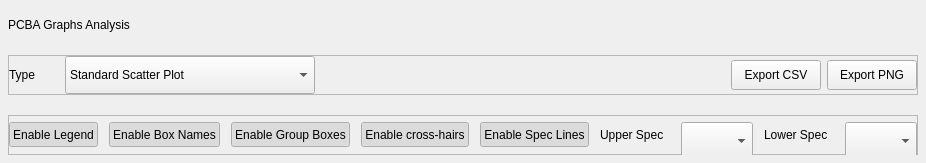
           <widget class="QFrame" name="mainFrame">
            <layout class="QVBoxLayout" name="mainFrameLayout">
             <property name="spacing">
              <number>10</number>
             </property>
             <property name="leftMargin">
              <number>8</number>
             </property>
             <property name="topMargin">
              <number>5</number>
             </property>
             <property name="rightMargin">
              <number>8</number>
             </property>
             <property name="bottomMargin">
              <number>8</number>
             </property>
             <item>
              <widget class="QLabel" name="graph_page_title">
               <property name="minimumSize">
                <size>
                 <width>0</width>
                 <height>40</height>
                </size>
               </property>
               <property name="maximumSize">
                <size>
                 <width>16777215</width>
                 <height>40</height>
                </size>
               </property>
               <property name="text">
                <string>PCBA Graphs Analysis</string>
               </property>
               <property name="class" stdset="0">
                <string>heading-1</string>
               </property>
              </widget>
             </item>
             <item>
              <widget class="QFrame" name="frame_4">
               <property name="minimumSize">
                <size>
                 <width>0</width>
                 <height>30</height>
                </size>
               </property>
               <property name="maximumSize">
                <size>
                 <width>16777215</width>
                 <height>40</height>
                </size>
               </property>
               <property name="frameShape">
                <enum>QFrame::StyledPanel</enum>
               </property>
               <property name="frameShadow">
                <enum>QFrame::Raised</enum>
               </property>
               <layout class="QHBoxLayout" name="horizontalLayout_4">
                <property name="leftMargin">
                 <number>0</number>
                </property>
                <property name="topMargin">
                 <number>0</number>
                </property>
                <property name="rightMargin">
                 <number>0</number>
                </property>
                <property name="bottomMargin">
                 <number>0</number>
                </property>
                <item>
                 <widget class="QLabel" name="section-header_20">
                  <property name="sizePolicy">
                   <sizepolicy hsizetype="Fixed" vsizetype="Fixed">
                    <horstretch>0</horstretch>
                    <verstretch>0</verstretch>
                   </sizepolicy>
                  </property>
                  <property name="maximumSize">
                   <size>
                    <width>50</width>
                    <height>16777215</height>
                   </size>
                  </property>
                  <property name="text">
                   <string>Type</string>
                  </property>
                  <property name="class" stdset="0">
                   <string>heading-3</string>
                  </property>
                 </widget>
                </item>
                <item alignment="Qt::AlignLeft">
                 <widget class="QComboBox" name="display_graph_type_comboBox">
                  <property name="minimumSize">
                   <size>
                    <width>250</width>
                    <height>38</height>
                   </size>
                  </property>
                  <property name="maximumSize">
                   <size>
                    <width>250</width>
                    <height>38</height>
                   </size>
                  </property>
                  <property name="editable">
                   <bool>false</bool>
                  </property>
                  <item>
                   <property name="text">
                    <string>Standard Scatter Plot</string>
                   </property>
                  </item>
                  <item>
                   <property name="text">
                    <string>Line Plot</string>
                   </property>
                  </item>
                  <item>
                   <property name="text">
                    <string>Histogram Plot</string>
                   </property>
                  </item>
                 </widget>
                </item>
                <item>
                 <widget class="QPushButton" name="exportCsvButton">
                  <property name="minimumSize">
                   <size>
                    <width>90</width>
                    <height>30</height>
                   </size>
                  </property>
                  <property name="maximumSize">
                   <size>
                    <width>90</width>
                    <height>30</height>
                   </size>
                  </property>
                  <property name="text">
                   <string>Export CSV</string>
                  </property>
                  <property name="autoRepeatInterval">
                   <number>100</number>
                  </property>
                  <property name="class" stdset="0">
                   <string>btn-primary</string>
                  </property>
                 </widget>
                </item>
                <item>
                 <widget class="QPushButton" name="exportPngButton">
                  <property name="minimumSize">
                   <size>
                    <width>90</width>
                    <height>30</height>
                   </size>
                  </property>
                  <property name="maximumSize">
                   <size>
                    <width>90</width>
                    <height>30</height>
                   </size>
                  </property>
                  <property name="text">
                   <string>Export PNG</string>
                  </property>
                  <property name="class" stdset="0">
                   <string>btn-primary</string>
                  </property>
                 </widget>
                </item>
               </layout>
              </widget>
             </item>
             <item>
              <widget class="QWidget" name="plot1Placeholder" native="true">
               <property name="sizePolicy">
                <sizepolicy hsizetype="Expanding" vsizetype="Expanding">
                 <horstretch>0</horstretch>
                 <verstretch>0</verstretch>
                </sizepolicy>
               </property>
               <property name="styleSheet">
                <string notr="true">background-color: rgba(0, 0, 0, 0.2); border-radius: 8px;</string>
               </property>
              </widget>
             </item>
             <item>
              <widget class="QFrame" name="frame_13">
               <property name="maximumSize">
                <size>
                 <width>16777215</width>
                 <height>200</height>
                </size>
               </property>
               <property name="frameShape">
                <enum>QFrame::StyledPanel</enum>
               </property>
               <property name="frameShadow">
                <enum>QFrame::Raised</enum>
               </property>
               <layout class="QGridLayout" name="gridLayout_5">
                <property name="leftMargin">
                 <number>0</number>
                </property>
                <property name="topMargin">
                 <number>0</number>
                </property>
                <property name="rightMargin">
                 <number>0</number>
                </property>
                <property name="bottomMargin">
                 <number>0</number>
                </property>
                <property name="horizontalSpacing">
                 <number>11</number>
                </property>
                <property name="verticalSpacing">
                 <number>0</number>
                </property>
                <item row="1" column="1">
                 <widget class="QPushButton" name="show_box_grouping_names_pushButton">
                  <property name="minimumSize">
                   <size>
                    <width>0</width>
                    <height>25</height>
                   </size>
                  </property>
                  <property name="maximumSize">
                   <size>
                    <width>16777215</width>
                    <height>25</height>
                   </size>
                  </property>
                  <property name="text">
                   <string>Enable Box Names</string>
                  </property>
                  <property name="checkable">
                   <bool>true</bool>
                  </property>
                  <property name="checked">
                   <bool>true</bool>
                  </property>
                  <property name="class" stdset="0">
                   <string>btn-outline</string>
                  </property>
                 </widget>
                </item>
                <item row="1" column="6">
                 <widget class="QPushButton" name="enable_spec_lines_pushButton">
                  <property name="minimumSize">
                   <size>
                    <width>0</width>
                    <height>25</height>
                   </size>
                  </property>
                  <property name="maximumSize">
                   <size>
                    <width>16777215</width>
                    <height>25</height>
                   </size>
                  </property>
                  <property name="text">
                   <string>Enable Spec Lines</string>
                  </property>
                  <property name="checkable">
                   <bool>true</bool>
                  </property>
                  <property name="checked">
                   <bool>true</bool>
                  </property>
                  <property name="class" stdset="0">
                   <string>btn-outline</string>
                  </property>
                 </widget>
                </item>
                <item row="1" column="2">
                 <widget class="QPushButton" name="show_box_groupings_pushButton">
                  <property name="minimumSize">
                   <size>
                    <width>0</width>
                    <height>25</height>
                   </size>
                  </property>
                  <property name="maximumSize">
                   <size>
                    <width>16777215</width>
                    <height>25</height>
                   </size>
                  </property>
                  <property name="text">
                   <string>Enable Group Boxes</string>
                  </property>
                  <property name="checkable">
                   <bool>true</bool>
                  </property>
                  <property name="checked">
                   <bool>true</bool>
                  </property>
                  <property name="class" stdset="0">
                   <string>btn-outline</string>
                  </property>
                 </widget>
                </item>
                <item row="1" column="0">
                 <widget class="QPushButton" name="show_legend_pushButton">
                  <property name="minimumSize">
                   <size>
                    <width>0</width>
                    <height>25</height>
                   </size>
                  </property>
                  <property name="maximumSize">
                   <size>
                    <width>16777215</width>
                    <height>25</height>
                   </size>
                  </property>
                  <property name="text">
                   <string>Enable Legend</string>
                  </property>
                  <property name="checkable">
                   <bool>true</bool>
                  </property>
                  <property name="checked">
                   <bool>true</bool>
                  </property>
                  <property name="class" stdset="0">
                   <string>btn-outline</string>
                  </property>
                 </widget>
                </item>
                <item row="1" column="10" alignment="Qt::AlignLeft">
                 <widget class="QComboBox" name="lower_spec_line_combobox">
                  <property name="sizePolicy">
                   <sizepolicy hsizetype="Preferred" vsizetype="Fixed">
                    <horstretch>0</horstretch>
                    <verstretch>0</verstretch>
                   </sizepolicy>
                  </property>
                  <property name="minimumSize">
                   <size>
                    <width>0</width>
                    <height>38</height>
                   </size>
                  </property>
                  <property name="maximumSize">
                   <size>
                    <width>16777215</width>
                    <height>25</height>
                   </size>
                  </property>
                  <property name="editable">
                   <bool>false</bool>
                  </property>
                  <property name="currentText">
                   <string/>
                  </property>
                 </widget>
                </item>
                <item row="1" column="8" alignment="Qt::AlignLeft">
                 <widget class="QComboBox" name="upper_spec_line_combobox">
                  <property name="minimumSize">
                   <size>
                    <width>0</width>
                    <height>38</height>
                   </size>
                  </property>
                  <property name="maximumSize">
                   <size>
                    <width>16777215</width>
                    <height>25</height>
                   </size>
                  </property>
                  <property name="editable">
                   <bool>false</bool>
                  </property>
                  <property name="currentText">
                   <string/>
                  </property>
                 </widget>
                </item>
                <item row="1" column="7" alignment="Qt::AlignRight">
                 <widget class="QLabel" name="section-header_33">
                  <property name="minimumSize">
                   <size>
                    <width>70</width>
                    <height>25</height>
                   </size>
                  </property>
                  <property name="maximumSize">
                   <size>
                    <width>70</width>
                    <height>25</height>
                   </size>
                  </property>
                  <property name="text">
                   <string>Upper Spec</string>
                  </property>
                 </widget>
                </item>
                <item row="1" column="9" alignment="Qt::AlignRight">
                 <widget class="QLabel" name="section-header_32">
                  <property name="minimumSize">
                   <size>
                    <width>70</width>
                    <height>25</height>
                   </size>
                  </property>
                  <property name="maximumSize">
                   <size>
                    <width>70</width>
                    <height>25</height>
                   </size>
                  </property>
                  <property name="text">
                   <string>Lower Spec</string>
                  </property>
                 </widget>
                </item>
                <item row="1" column="3">
                 <widget class="QPushButton" name="enable_cross_hairs_pushButton">
                  <property name="minimumSize">
                   <size>
                    <width>0</width>
                    <height>25</height>
                   </size>
                  </property>
                  <property name="maximumSize">
                   <size>
                    <width>16777215</width>
                    <height>25</height>
                   </size>
                  </property>
                  <property name="text">
                   <string>Enable cross-hairs</string>
                  </property>
                  <property name="checkable">
                   <bool>true</bool>
                  </property>
                  <property name="checked">
                   <bool>true</bool>
                  </property>
                  <property name="class" stdset="0">
                   <string>btn-outline</string>
                  </property>
                 </widget>
                </item>
               </layout>
              </widget>
             </item>
            </layout>
           </widget>
